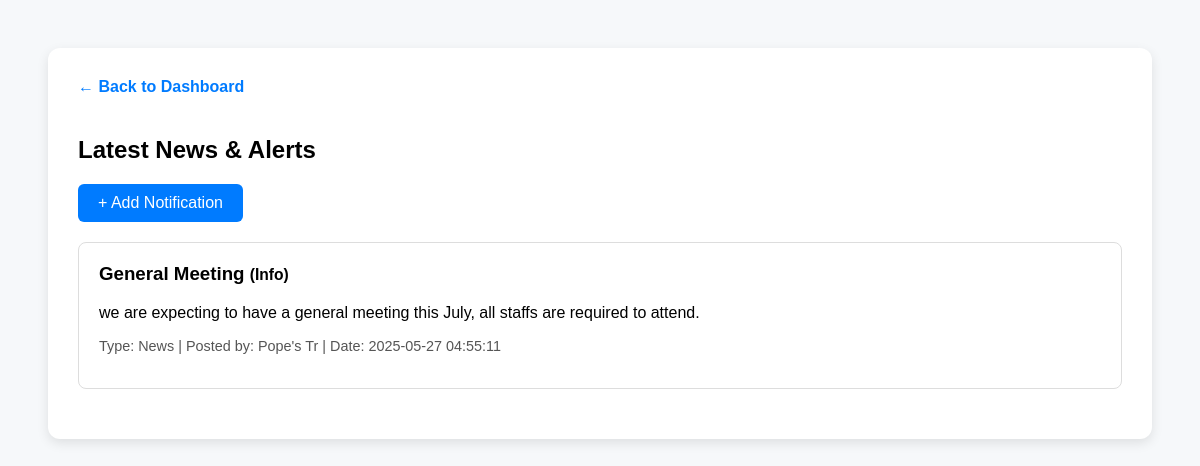
The app's page /news_and_alerts.php with its own data.
### tables this page shows
CREATE TABLE `notifications` (
  `notification_id` int(11) NOT NULL,
  `type` varchar(50) NOT NULL,
  `title` varchar(255) NOT NULL,
  `message` text NOT NULL,
  `user_id` int(11) NOT NULL,
  `link` varchar(255) DEFAULT NULL,
  `severity` varchar(50) DEFAULT 'Info',
  `created_at` timestamp NOT NULL DEFAULT current_timestamp()
);

CREATE TABLE `users` (
  `user_id` int(11) NOT NULL,
  `username` varchar(255) NOT NULL,
  `password` varchar(255) NOT NULL,
  `email` varchar(255) NOT NULL,
  `role` enum('Administrator','Driver','Manager','Inventory Officer','Mechanic','Accountant') NOT NULL
);

### news_and_alerts.php (the view, shortened to what this page needs)
<?php
$conn = new mysqli("localhost", "root", "", "fleet_management");
$sql = "SELECT n.*, u.username FROM notifications n
        LEFT JOIN users u ON n.user_id = u.user_id
        ORDER BY n.created_at DESC";
$result = $conn->query($sql);
?>
<!DOCTYPE html>
<html>
<head>
</head>
<body>
    <div class="container">
        <a href="dashboard.php" class="back-btn">&#8592; Back to Dashboard</a>
        <h2>Latest News & Alerts</h2>
        <a href="add_notification.php" class="btn">+ Add Notification</a>
        <?php if ($result && $result->num_rows > 0): ?>
            <?php while ($row = $result->fetch_assoc()): ?>
                <div class="notification">
                    <h3><?php echo htmlspecialchars($row['title']); ?> <small>(<?php echo $row['severity']; ?>)</small></h3>
                    <p><?php echo nl2br(htmlspecialchars($row['message'])); ?></p>
                    <p class="meta">Type: <?php echo $row['type']; ?> | Posted by: <?php echo $row['username'] ?? 'System'; ?> | Date: <?php echo $row['created_at']; ?></p>
                </div>
            <?php endwhile; ?>
        <?php else: ?>
            <p>No notifications found.</p>
        <?php endif; ?>
    </div>
</body>
</html>

### news_and_alerts.php (style rules this page uses)
body { font-family: Arial, sans-serif; background: #f6f8fa; padding: 40px; }
.container { max-width: 2000px; margin: auto; background: #fff; padding: 30px; border-radius: 12px; box-shadow: 0 4px 12px rgba(0,0,0,0.1); }
.notification { padding: 20px; margin-bottom: 20px; border: 1px solid #ddd; border-radius: 8px; }
.notification h3 { margin-top: 0; }
.meta { font-size: 0.9em; color: #555; }
.btn { padding: 10px 20px; background: #007bff; color: white; text-decoration: none; border-radius: 6px; display: inline-block; margin-bottom: 20px; }
.back-btn { display: inline-block; margin-bottom: 20px; color: #007bff; text-decoration: none; font-weight: bold; font-size: 1em; }

### records on screen
notifications: title "General Meeting", severity "Info", message "we are expecting to have a general meeting this July, all staffs are required to attend.", type "News", user.username "Pope's Tr", created_at "2025-05-27 04:55:11"
